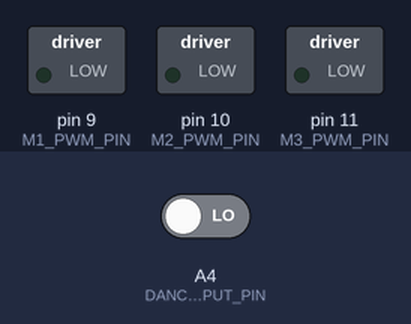
The sketch below on a simulated Arduino Uno, built with avr-gcc and run on an emulated ATmega328P. Shown: switched loads named in the sketch (green lamp = pin HIGH). Inputs (shaded band) come from the test bench; at power-on: A4 (DANCER_INPUT_PIN) LOW. What the sketch prints to the serial monitor is not drawn.

Above: at 1.2 s.
1.3 s: A4 (DANCER_INPUT_PIN) driven HIGH
At 2.4 s:
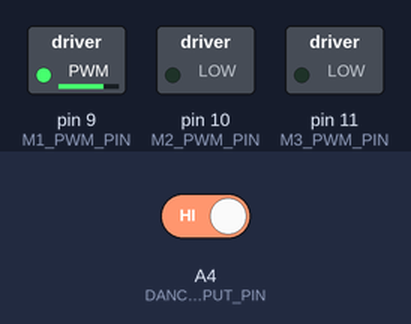
2.9 s: A4 (DANCER_INPUT_PIN) driven LOW
At 3.3 s:
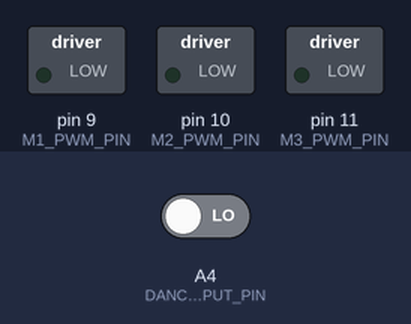
Timing chart, 0 to 5.9 s (numbered marks = the images above; inputs shaded):
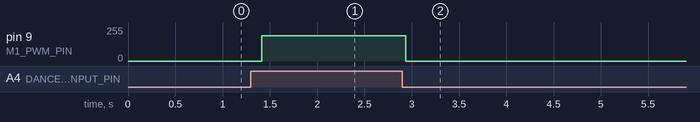

The sketch:

TimedMotor.ino
```cpp
// nothing in this file, check AAA_main.cpp for the primary source

/*
 * A timed motor can do one of two things;
 *
 * You can either run a motor at a given speed for a given time or
 *
 * You can run a motor for a number of rotations when paird with an interrupt routine
 *
 *    NOTE: The interrupt routine was proving to be problematic when running multiple motors.  It works for a single
 *    motor but not for multiple.   No word yet on what is wrong with it yet.
 *
 * Each move can have a delay before it starts; That dealy can be from the time the dance started DELAY_TYPE_DANCE ('d')
 * or a delay that is based on the time the current DanceMove started DELAY_TYPE_MOVE ('m')
 *
 * There is support for a 1 time dealy at the start of a dance.
 *    NOTE: unline the PingPongCentered motor there is no extended run after the move complets to do a final position for the motor
 *
 * A TimedMotor Motor just spins in a single direction and can vary speeds of that spinning via a new DanceMove as configured.
 *
 * The action consists of a number of DanceMoves that have a Delay, RunTime, and optionally a number of Rotations.
 * The software switches to the next DanceMove when the delay has been satisified
 *    and either the number of rotations is reached or the run time has been exhausted.
 *
 *    Each move can have a delay before it starts; That dealy can be from the time the DANCE started, DELAY_TYPE_DANCE ('d')
 *    OR a delay that is based on the time the current DANCEMOVE started DELAY_TYPE_MOVE ('m')
 *
 * All DanceMoves and delays will be excuted on a repeat except for the 1 time Dance delay, that is only executed at the start of the dance.
 *    NOTE: this 1 time dealy is often used to wiat to start the motor until the music reaches a level acceptable to cover the motor noise.
 *
 */
```

AAA_main.cpp
```cpp
#include <Arduino.h>
#include "config.h"

//////////////////////////////////////////////////////////////////////////////////////////////
// HERE IS WHERE WE INCLUDE THE BBB_devince name include to give this script it personality //
//////////////////////////////////////////////////////////////////////////////////////////////
#include "AAB_thunder.h"

// watch for limits and request to enable/disable the motor
void loop() {

  /////////////////////////////////////////
  // update things
  ////////////////////////////////////////
  print_timer->update();

  if (print_timer->get_do_print()) {
    Serial.println(F("------------------------- LOOP ------------------------------"));
  }

  for (int i = 0; i < NUM_DANCERS; i++) {
      dancers[i]->update();
  }

  /////////////////////////////////////////
  // update things
  ////////////////////////////////////////
  for (int i = 0; i < NUM_DANCERS; i++) {
      dancers[i]->status();
  }

  for (int i = 0; i < NUM_DANCERS; i++) {
      dancers[i]->dance();
    }
}
```

AAB_thunder.h
```cpp
#ifndef BB_THUNDER_H
#define BB_THUNDER_H
// include the limit switch and motor type for this build
#include "PrintTimer.h"
#include "PWMMotor.h"
#include "DanceMove.h"
#include "Dancer.h"

#include "AAB_thunder_config.h"

// control the print speed
PrintTimer *print_timer;

// how many dancers do we have?
#define NUM_DANCERS 3
Dancer* dancers[NUM_DANCERS];

//// motor 1 related instances and variables ROLLERS
GenericMotor *my_motor1;
Dancer *my_dancer1;
#define D1_NUM_DANCE_MOVES 3
DanceMove *d1_dance_moves[D1_NUM_DANCE_MOVES];

// motor 2 related instances and variables BASS
GenericMotor *my_motor2;
Dancer *my_dancer2;
#define D2_NUM_DANCE_MOVES 4
DanceMove *d2_dance_moves[D2_NUM_DANCE_MOVES];

// motor 3 related instances and variables TREBLE
GenericMotor *my_motor3;
Dancer *my_dancer3;
#define D3_NUM_DANCE_MOVES 1
DanceMove *d3_dance_moves[D3_NUM_DANCE_MOVES];

void setup() {
  int i=0;

  Serial.begin(SERIAL_SPEED);          // setup the interal serial port for debug messages
  Serial.println(F("\n------------ Start setup ------------"));
  Serial.println(F("PingPongMotorCentered.ino"));
  Serial.println(F("THUNDER CONFIG"));

  print_timer = new PrintTimer(PRINT_AFTER_SECONDS);
  print_timer->init_values();
  print_timer->status();

/////////////////// CENTER ROLLERS ///////////////////////

  my_motor1 = new PWMMotor (
        "CENTER ROLLERS",                 // const char *motor_name           // the name of this motor
        M1_PWM_PIN,                       // unsigned short pwm_pin           // the pin to control this motor
        THUNDER_ROLLERS_START,            // unsigned int  motor_start_speed  // what speed to start the motor at
        THUNDER_ROLLERS_INCREMENT,        // unsigned int  speed_increment    // speed up/down increments when adjusting motor speed.
        THUNDER_ROLLERS_INCREMENT_DELAY   // increment_delay_millis           // how long to wait between speed changes
        );

  ////////////////////////////////////////////////////////
  /////// DANCE MOVES M1 /////////////////////////////////
  ////////////////////////////////////////////////////////

  i=0;
  d1_dance_moves[i++] = new DanceMove(
        "rollers1",
        0,                     // move_delay_seconds     seconds to delay before we start moving the motor
        THUNDER_ROLLERS_START,  // motor start speed      starting pwm speed
        THUNDER_ROLLERS_SLOW,   // move_speed             pwm speed to run the motor at, 0-255
        74,                     // move_duration_seconds
        DELAY_TYPE_DANCE        // delay this move on the start of the move 'm'
        );

    d1_dance_moves[i++] = new DanceMove(
        "rollers2",
        0,                      // move_delay_seconds     seconds to delay before we start moving the motor
        THUNDER_ROLLERS_START,  // motor start speed      starting pwm speed
        THUNDER_ROLLERS_FAST,   // move_speed             pwm speed to run the motor at, 0-255
        85,                     // move_duration_seconds
        DELAY_TYPE_DANCE        // delay this move on the start of the move 'm'
        );

  d1_dance_moves[i++] = new DanceMove(
        "rollers3",               // move_name              name of this move for debug
        0,                        // move_delay_seconds     seconds to delay before we start moving the motor
        THUNDER_ROLLERS_START,    // motor start speed      starting pwm speed
        THUNDER_ROLLERS_SLOW,     // move_speed             pwm speed to run the motor at, 0-255
        60*60,                    // move_duration_seconds  1 hour, will quit when the music stop
        DELAY_TYPE_MOVE           // delay this move on the start of the move 'm'
        );

  if (i != D1_NUM_DANCE_MOVES) {
    Serial.print(F("ERRROR: D1_NUM_DANCE_MOVES != i++, D1_NUM_DANCE_MOVES="));
    Serial.print(D1_NUM_DANCE_MOVES);
    Serial.print(F(", i="));
    Serial.println(i);
  }

  // DANCER Thunder ROLLERS

  my_dancer1 = new Dancer(
    "THUNDER_ROLLERS",    // p_dancer_name  name of this dancer, for status messages
    DANCER_INPUT_PIN,           // p_dancer_pin   input from primary dancer remote_is_dancing, INPUT_PULLUP, can be Analong pin will be read with digitalRead
    my_motor1,                  // p_motor        pointer to our motor structure
    print_timer,                // print_timer    the current print timer and current_millis second tracker
    d1_dance_moves,             // p_my_dance_moves       list of dance moves to execute
    D1_NUM_DANCE_MOVES,         // p_num_dance_moves      number of dance moves
    0                           // p_delay_dance_seconds  one time delay at beginning of dance
    );

  ////////////////  BASE HAMMER M2 ///////////

  my_motor2 = new PWMMotor (
        "BASE HAMMER",          // const char *motor_name           // the name of this motor
        M2_PWM_PIN,             // unsigned short pwm_pin           // the pin to control this motor
        THUNDER_HAMMER_START,     // unsigned int  motor_start_speed  // what speed to start the motor at
        THUNDER_HAMMER_INCREMENT,                     // unsigned int  speed_increment    // speed up/down increments when adjusting motor speed.
        THUNDER_HAMMER_INCREMENT_DELAY                       // increment_delay_millis           // how long to wait between speed changes
        );

  ////////////////////////////////////////////////////////
  // DANCE MOVES M2
  ////////////////////////////////////////////////////////

  i=0;
  d2_dance_moves[i++] = new DanceMove(
        "bass1",
        165,                              // move_delay_seconds     seconds to delay before we start moving the motor
        THUNDER_HAMMER_START,             // motor start speed      starting pwm speed
        THUNDER_HAMMER_SPEED_HAMMER,      // move_speed             pwm speed to run the motor at, 0-255
        6,   // move_duration_seconds
        DELAY_TYPE_DANCE                  // delay this move on the start of the move 'm'
        );

  d2_dance_moves[i++] = new DanceMove(
        "bass2",
        180,                             // move_delay_seconds     seconds to delay before we start moving the motor
        THUNDER_HAMMER_START,           // motor start speed      starting pwm speed
        THUNDER_HAMMER_SPEED_HAMMER,    // move_speed             pwm speed to run the motor at, 0-255
        14,   // move duration
        DELAY_TYPE_DANCE     // delay this move on the start of the move 'm'
        );

  d2_dance_moves[i++] = new DanceMove(
        "bass3",
        199,                             // move_delay_seconds     seconds to delay before we start moving the motor
        THUNDER_HAMMER_START,           // motor start speed      starting pwm speed
        THUNDER_HAMMER_SPEED_HAMMER,    // move_speed             pwm speed to run the motor at, 0-255
        19,                             // move duration
        DELAY_TYPE_DANCE                // delay this move on the start of the move 'm'
        );

  d2_dance_moves[i++] = new DanceMove(
        "bass4",
        60*60,                // move_delay_seconds     seconds to delay before we start moving the motor
        0,                    // motor start speed      starting pwm speed
        0,                    // move_speed             pwm speed to run the motor at, 0-255
        0,                     // move_duration_seconds  60 minutes, we just want to hit the limit to stop
        DELAY_TYPE_MOVE     // delay this move on the start of the move 'm'
        );

  if (i != D2_NUM_DANCE_MOVES) {
    Serial.print(F("ERRROR: D2_NUM_DANCE_MOVES != i++, D2_NUM_DANCE_MOVES="));
    Serial.print(D2_NUM_DANCE_MOVES);
    Serial.print(F(", i="));
    Serial.println(i);
  }

  my_dancer2 = new Dancer(
    "THUNDER_BASS",    // p_dancer_name  name of this dancer, for status messages
    DANCER_INPUT_PIN,           // p_dancer_pin   input from primary dancer remote_is_dancing, INPUT_PULLUP, can be Analong pin will be read with digitalRead
    my_motor2,                  // p_motor        pointer to our motor structure
    print_timer,                // print_timer    the current print timer and current_millis second tracker
    d2_dance_moves,             // p_my_dance_moves       list of dance moves to execute
    D2_NUM_DANCE_MOVES,         // p_num_dance_moves      number of dance moves
    0                          // p_delay_dance_seconds  one time delay at beginning of dance
    );


  ////////////////  TREBBIL HAMMER M3 ////////

  my_motor3 = new PWMMotor (
        "TREBLE HAMMER",        // const char *motor_name           // the name of this motor
        M3_PWM_PIN,             // unsigned short pwm_pin           // the pin to control this motor
        THUNDER_HAMMER_START,     // unsigned int  motor_start_speed  // what speed to start the motor at
        THUNDER_HAMMER_INCREMENT,                     // unsigned int  speed_increment    // speed up/down increments when adjusting motor speed.
        THUNDER_HAMMER_INCREMENT_DELAY                       // increment_delay_millis           // how long to wait between speed changes
        );

  ////////////////////////////////////////////////////////
  // DANCE MOVES M3
  ////////////////////////////////////////////////////////

  i=0;

  d3_dance_moves[i++] = new DanceMove(
        "treble1",
        60*60,                // move_delay_seconds     seconds to delay before we start moving the motor
        0,                    // motor start speed      starting pwm speed
        0,                    // move_speed             pwm speed to run the motor at, 0-255
        0,                    // move_duration_seconds  60 minutes, we just want to hit the limit to stop
        DELAY_TYPE_MOVE       // delay this move on the start of the move 'm'
        );

  if (i != D3_NUM_DANCE_MOVES) {
    Serial.print(F("ERRROR: D3_NUM_DANCE_MOVES != i++, D3_NUM_DANCE_MOVES="));
    Serial.print(D3_NUM_DANCE_MOVES);
    Serial.print(F(", i="));
    Serial.println(i);
  }

  my_dancer3 = new Dancer(
    "THUNDER_TREBLE",    // p_dancer_name  name of this dancer, for status messages
    DANCER_INPUT_PIN,           // p_dancer_pin   input from primary dancer remote_is_dancing, INPUT_PULLUP, can be Analong pin will be read with digitalRead
    my_motor3,                  // p_motor        pointer to our motor structure
    print_timer,                // print_timer    the current print timer and current_millis second tracker
    d3_dance_moves,             // p_my_dance_moves       list of dance moves to execute
    D3_NUM_DANCE_MOVES,         // p_num_dance_moves      number of dance moves
    0                          // p_delay_dance_seconds  one time delay at beginning of dance
    );

  ////////////////   END HAMMERS ////////////

  i=0;
  dancers[i++] = my_dancer1;
  dancers[i++] = my_dancer2;
  dancers[i++] = my_dancer3;

  if (i != NUM_DANCERS) {
    Serial.print(F("ERRROR: NUM_DANCERS != i++"));
    Serial.print(NUM_DANCERS);
    Serial.print(F(", i="));
    Serial.println(i);
  }

  Serial.println(F("------------ End Setup ------------"));

}

#endif
```

GenericMotor.h
```cpp
#ifndef GENERICMOTOR_H
#define GENERICMOTOR_H

///////////////////////////////////////////////////////////
//
// Abstract Class to manage motor half_bridge and full bridge motors
//
///////////////////////////////////////////////////////////
class GenericMotor {

  public:
    virtual void stop() =0;
    virtual void start() =0;
    virtual void run() =0;
    virtual boolean get_is_stopped() =0;
    virtual void status(boolean do_print, unsigned long current_millis) =0;
    virtual char *get_motor_name() =0;
    virtual void set_start_speed(unsigned int new_start_speed) =0;
    virtual void set_target_speed(unsigned int new_target_speed) =0;
    virtual unsigned short get_target_speed();
    virtual unsigned short get_max_speed() =0;
    virtual int get_subclass() =0;
};

#define SUB_CLASS_PWMMOTOR 100;
#define SUB_CLASS_ROTATINGMOTOR 200;

#endif
```

PrintTimer.h
```cpp
#ifndef PRINTTIMER_H
#define PRINTETIMER_H

// class to control print speed so we don't overwhelm the serial port
class PrintTimer {

  public:
    void    update();           // update if it is time to print
    void    print_now();        // override the counter and print now
    boolean get_do_print();     // can we print
    void    init_values();      // inital values for the print timer
    void    status();           // dump the current status of the print timer
    unsigned long current_millis;   // milliseconds at last update

    PrintTimer(unsigned long print_after_seconds) :
      print_after_millis(print_after_seconds*1000) {
      print_diff_millis=0;
      update();
      }

  private:
    boolean do_print;                   // the the print flag
    unsigned long print_after_millis;   // amount of time to wait between prints
    unsigned long last_print_millis;     // time since our last update;
    unsigned long print_diff_millis;   // difference between last print and this print;
};

// Compute if enough loops have happened to print again
void PrintTimer::update() {
  unsigned long new_millis = millis();
  if (new_millis < current_millis) { last_print_millis=0; }  // check for wrap around on current_millis
  current_millis = new_millis;
  do_print=false;
  if ((current_millis - last_print_millis) >= print_after_millis) {
    do_print = true;
    print_diff_millis=current_millis - last_print_millis;
    last_print_millis = current_millis;
  }
}

// allow the sketch to override from time to time and call for a print
void PrintTimer::print_now() {
  do_print = true;
}

// retun the value of the do_print status
boolean PrintTimer::get_do_print() {
  return do_print;
}

void PrintTimer::init_values() {
  Serial.print(F("PRINTTIMER_INIT: print_after_millis="));
  Serial.println(print_after_millis);
}

void PrintTimer::status() {
  if (!do_print) {
    return;
  }
  Serial.print(F("PrintTimer::status() do_print="));
  Serial.print(bool_tostr(do_print));
  Serial.print(F(", current_millis="));
  Serial.print(current_millis);
  Serial.print(F(", last_print_millis="));
  Serial.print(last_print_millis);
  Serial.print(F(", print_diff_millis="));
  Serial.println(print_diff_millis);
}

#endif
```

helpers.cpp
```cpp
#include <Arduino.h>
#include "config.h"

char *bool_tostr(boolean input_bool) {
  if (input_bool) {
    return("true");
  } else {
    return("false");
  }
}

// average the read values and return 1 or 0
unsigned short digitalReads(unsigned int pin, unsigned int reads) {
  int result=0;

  for (int i=0; i<reads; i++) {
    result += digitalRead(pin);
  }
  return round(int((result * 1.0) / (reads * 1.0)));
}
```

config.h
```cpp
#ifndef CONFIG_H
#define CONFIG_H

// forward declerations for helpers
char *bool_tostr(boolean input_bool);
unsigned short digitalReads(unsigned int pin, unsigned int reads);

#define SERIAL_SPEED 250000
#define PRINT_AFTER_SECONDS 3    // print every n seconds

#define IS_BRIEF True
// #define IS_CHATTY     // define this for extra debug information

// debug tool, do not leave set for normal user
// #define ALWAYS_BE_DANCING     // uncomment for debug, normally commented out, set remote_is_dancing_ 1 (helps with floating line)
//#define NEVER_BE_DANCING        // uncomment for debug, normally commented out, sets remote_is_dancing_ 0 (helps with floating line)

#define DELAY_TYPE_DANCE 'd'      // delay amount is from start of dance
#define DELAY_TYPE_MOVE  'm'      // delay amount is from start of move

#endif
```

Source omitted: DanceMove.h (13695 bytes), Dancer.h (11628 bytes), PWMMotor.h (6710 bytes), AAB_thunder_config.h (1259 bytes)

Measured:
- after the input at 1.3 s, pin 9 (M1_PWM_PIN): 0/255 → 190/255 after 0.11 s
- after the input at 2.9 s, pin 9 (M1_PWM_PIN): 190/255 → 0/255 at once
